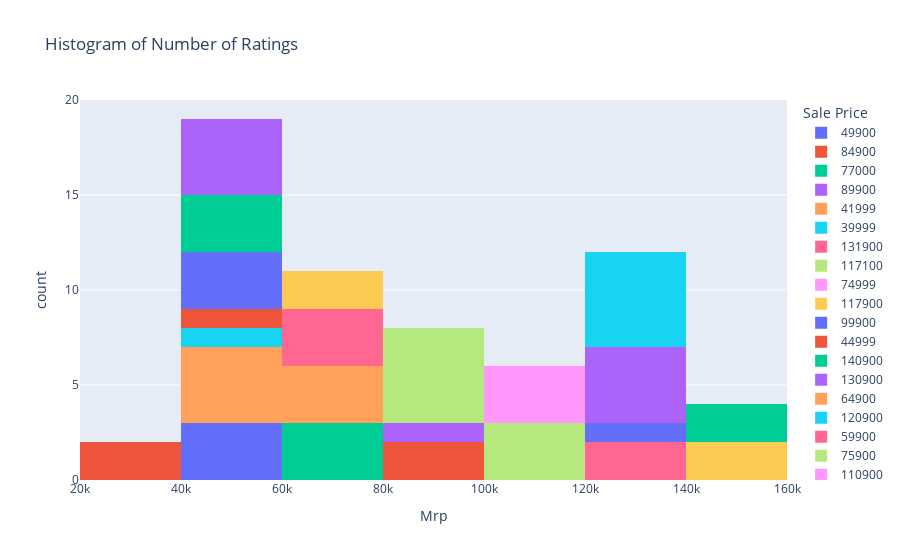

The cell this chart's notebook holds for it:
### Code cell
import plotly.express as px

# Assuming 'data' is your DataFrame
figure = px.histogram(data_frame=data, 
                      x="Mrp", 
                      color="Sale Price",  # Optional: adds color based on discount
                      title="Histogram of Number of Ratings")

figure.show()

### Figure 1 — Plotly figure (JSON) as saved in the notebook; plotly's stock layout.template omitted (floating-point values rounded to 4 significant figures)
{"data": [{"bingroup": "x", "hovertemplate": "Sale Price=49900<br>Mrp=%{x}<br>count=%{y}<extra></extra>", "legendgroup": "49900", "marker": {"color": "#636efa", "pattern": {"shape": ""}}, "name": "49900", "orientation": "v", "showlegend": true, "type": "histogram", "x": [49900, 49900, 49900], "xaxis": "x", "yaxis": "y"}, {"bingroup": "x", "hovertemplate": "Sale Price=84900<br>Mrp=%{x}<br>count=%{y}<extra></extra>", "legendgroup": "84900", "marker": {"color": "#EF553B", "pattern": {"shape": ""}}, "name": "84900", "orientation": "v", "showlegend": true, "type": "histogram", "x": [84900, 84900], "xaxis": "x", "yaxis": "y"}, {"bingroup": "x", "hovertemplate": "Sale Price=77000<br>Mrp=%{x}<br>count=%{y}<extra></extra>", "legendgroup": "77000", "marker": {"color": "#00cc96", "pattern": {"shape": ""}}, "name": "77000", "orientation": "v", "showlegend": true, "type": "histogram", "x": [77000, 77000, 77000], "xaxis": "x", "yaxis": "y"}, {"bingroup": "x", "hovertemplate": "Sale Price=89900<br>Mrp=%{x}<br>count=%{y}<extra></extra>", "legendgroup": "89900", "marker": {"color": "#ab63fa", "pattern": {"shape": ""}}, "name": "89900", "orientation": "v", "showlegend": true, "type": "histogram", "x": [89900], "xaxis": "x", "yaxis": "y"}, {"bingroup": "x", "hovertemplate": "Sale Price=41999<br>Mrp=%{x}<br>count=%{y}<extra></extra>", "legendgroup": "41999", "marker": {"color": "#FFA15A", "pattern": {"shape": ""}}, "name": "41999", "orientation": "v", "showlegend": true, "type": "histogram", "x": [52900, 52900, 52900, 52900], "xaxis": "x", "yaxis": "y"}, {"bingroup": "x", "hovertemplate": "Sale Price=39999<br>Mrp=%{x}<br>count=%{y}<extra></extra>", "legendgroup": "39999", "marker": {"color": "#19d3f3", "pattern": {"shape": ""}}, "name": "39999", "orientation": "v", "showlegend": true, "type": "histogram", "x": [47900], "xaxis": "x", "yaxis": "y"}, {"bingroup": "x", "hovertemplate": "Sale Price=131900<br>Mrp=%{x}<br>count=%{y}<extra></extra>", "legendgroup": "131900", "marker": {"color": "#FF6692", "pattern": {"shape": ""}}, "name": "131900", "orientation": "v", "showlegend": true, "type": "histogram", "x": [131900, 131900], "xaxis": "x", "yaxis": "y"}, {"bingroup": "x", "hovertemplate": "Sale Price=117100<br>Mrp=%{x}<br>count=%{y}<extra></extra>", "legendgroup": "117100", "marker": {"color": "#B6E880", "pattern": {"shape": ""}}, "name": "117100", "orientation": "v", "showlegend": true, "type": "histogram", "x": [117100, 117100, 117100], "xaxis": "x", "yaxis": "y"}, {"bingroup": "x", "hovertemplate": "Sale Price=74999<br>Mrp=%{x}<br>count=%{y}<extra></extra>", "legendgroup": "74999", "marker": {"color": "#FF97FF", "pattern": {"shape": ""}}, "name": "74999", "orientation": "v", "showlegend": true, "type": "histogram", "x": [106600], "xaxis": "x", "yaxis": "y"}, {"bingroup": "x", "hovertemplate": "Sale Price=117900<br>Mrp=%{x}<br>count=%{y}<extra></extra>", "legendgroup": "117900", "marker": {"color": "#FECB52", "pattern": {"shape": ""}}, "name": "117900", "orientation": "v", "showlegend": true, "type": "histogram", "x": [140300, 140300], "xaxis": "x", "yaxis": "y"}, {"bingroup": "x", "hovertemplate": "Sale Price=99900<br>Mrp=%{x}<br>count=%{y}<extra></extra>", "legendgroup": "99900", "marker": {"color": "#636efa", "pattern": {"shape": ""}}, "name": "99900", "orientation": "v", "showlegend": true, "type": "histogram", "x": [121300], "xaxis": "x", "yaxis": "y"}, {"bingroup": "x", "hovertemplate": "Sale Price=44999<br>Mrp=%{x}<br>count=%{y}<extra></extra>", "legendgroup": "44999", "marker": {"color": "#EF553B", "pattern": {"shape": ""}}, "name": "44999", "orientation": "v", "showlegend": true, "type": "histogram", "x": [54900], "xaxis": "x", "yaxis": "y"}, {"bingroup": "x", "hovertemplate": "Sale Price=140900<br>Mrp=%{x}<br>count=%{y}<extra></extra>", "legendgroup": "140900", "marker": {"color": "#00cc96", "pattern": {"shape": ""}}, "name": "140900", "orientation": "v", "showlegend": true, "type": "histogram", "x": [149900, 149900], "xaxis": "x", "yaxis": "y"}, {"bingroup": "x", "hovertemplate": "Sale Price=130900<br>Mrp=%{x}<br>count=%{y}<extra></extra>", "legendgroup": "130900", "marker": {"color": "#ab63fa", "pattern": {"shape": ""}}, "name": "130900", "orientation": "v", "showlegend": true, "type": "histogram", "x": [139900, 139900, 139900, 139900], "xaxis": "x", "yaxis": "y"}, {"bingroup": "x", "hovertemplate": "Sale Price=64900<br>Mrp=%{x}<br>count=%{y}<extra></extra>", "legendgroup": "64900", "marker": {"color": "#FFA15A", "pattern": {"shape": ""}}, "name": "64900", "orientation": "v", "showlegend": true, "type": "histogram", "x": [74900, 74900, 74900], "xaxis": "x", "yaxis": "y"}, {"bingroup": "x", "hovertemplate": "Sale Price=120900<br>Mrp=%{x}<br>count=%{y}<extra></extra>", "legendgroup": "120900", "marker": {"color": "#19d3f3", "pattern": {"shape": ""}}, "name": "120900", "orientation": "v", "showlegend": true, "type": "histogram", "x": [129900, 129900, 129900, 129900, 129900], "xaxis": "x", "yaxis": "y"}, {"bingroup": "x", "hovertemplate": "Sale Price=59900<br>Mrp=%{x}<br>count=%{y}<extra></extra>", "legendgroup": "59900", "marker": {"color": "#FF6692", "pattern": {"shape": ""}}, "name": "59900", "orientation": "v", "showlegend": true, "type": "histogram", "x": [69900, 69900, 69900], "xaxis": "x", "yaxis": "y"}, {"bingroup": "x", "hovertemplate": "Sale Price=75900<br>Mrp=%{x}<br>count=%{y}<extra></extra>", "legendgroup": "75900", "marker": {"color": "#B6E880", "pattern": {"shape": ""}}, "name": "75900", "orientation": "v", "showlegend": true, "type": "histogram", "x": [84900, 84900, 84900, 84900, 84900], "xaxis": "x", "yaxis": "y"}, {"bingroup": "x", "hovertemplate": "Sale Price=110900<br>Mrp=%{x}<br>count=%{y}<extra></extra>", "legendgroup": "110900", "marker": {"color": "#FF97FF", "pattern": {"shape": ""}}, "name": "110900", "orientation": "v", "showlegend": true, "type": "histogram", "x": [119900, 119900], "xaxis": "x", "yaxis": "y"}, {"bingroup": "x", "hovertemplate": "Sale Price=70900<br>Mrp=%{x}<br>count=%{y}<extra></extra>", "legendgroup": "70900", "marker": {"color": "#FECB52", "pattern": {"shape": ""}}, "name": "70900", "orientation": "v", "showlegend": true, "type": "histogram", "x": [79900, 79900], "xaxis": "x", "yaxis": "y"}, {"bingroup": "x", "hovertemplate": "Sale Price=54999<br>Mrp=%{x}<br>count=%{y}<extra></extra>", "legendgroup": "54999", "marker": {"color": "#636efa", "pattern": {"shape": ""}}, "name": "54999", "orientation": "v", "showlegend": true, "type": "histogram", "x": [59900, 59900, 59900], "xaxis": "x", "yaxis": "y"}, {"bingroup": "x", "hovertemplate": "Sale Price=29999<br>Mrp=%{x}<br>count=%{y}<extra></extra>", "legendgroup": "29999", "marker": {"color": "#EF553B", "pattern": {"shape": ""}}, "name": "29999", "orientation": "v", "showlegend": true, "type": "histogram", "x": [39900, 39900], "xaxis": "x", "yaxis": "y"}, {"bingroup": "x", "hovertemplate": "Sale Price=34999<br>Mrp=%{x}<br>count=%{y}<extra></extra>", "legendgroup": "34999", "marker": {"color": "#00cc96", "pattern": {"shape": ""}}, "name": "34999", "orientation": "v", "showlegend": true, "type": "histogram", "x": [44900, 44900, 44900], "xaxis": "x", "yaxis": "y"}, {"bingroup": "x", "hovertemplate": "Sale Price=46999<br>Mrp=%{x}<br>count=%{y}<extra></extra>", "legendgroup": "46999", "marker": {"color": "#ab63fa", "pattern": {"shape": ""}}, "name": "46999", "orientation": "v", "showlegend": true, "type": "histogram", "x": [54900, 54900, 54900, 54900], "xaxis": "x", "yaxis": "y"}], "layout": {"barmode": "relative", "legend": {"title": {"text": "Sale Price"}, "tracegroupgap": 0}, "title": {"text": "Histogram of Number of Ratings"}, "xaxis": {"anchor": "y", "domain": [0, 1], "title": {"text": "Mrp"}}, "yaxis": {"anchor": "x", "domain": [0, 1], "title": {"text": "count"}}}}
